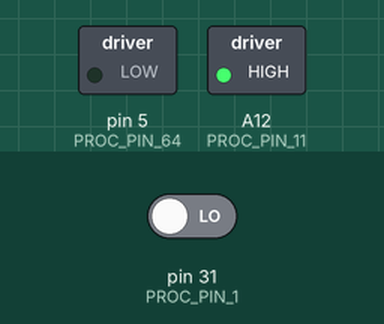
The sketch below on a simulated Arduino Mega 2560, built with avr-gcc and run on an emulated ATmega2560. On the bench: switched loads named in the sketch (green lamp = pin HIGH). Inputs (shaded band) come from the test bench; at power-on: pin 31 (PROC_PIN_1) LOW. What the sketch prints to the serial monitor is not drawn.

Above: at 1.0 s.
At 3.0 s:
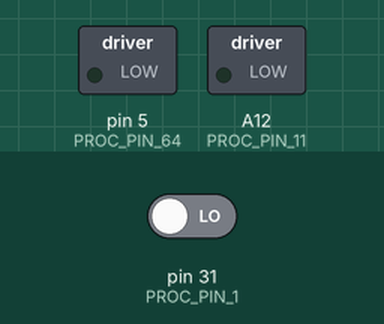
Timing chart, 0 to 5.2 s (numbered marks = the images above):
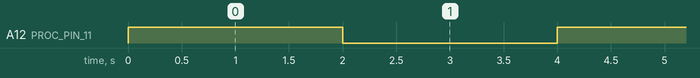

The sketch:

shutdownTest.ino
```cpp
// shutdown test code
#include "SwingForgeMotors.h"

const int sdPin = PROC_PIN_11, rLED = PROC_PIN_64, gLED = PROC_PIN_63, buttPin = PROC_PIN_1;

void setup(){
  pinMode(rLED, OUTPUT);
  digitalWrite(rLED, LOW);

	// begin serial. if button is pressed, wait for serial to connect
	Serial.begin(9600);
	pinMode(buttPin, INPUT);
	if(digitalRead(buttPin)) while(!Serial);

	// confirm awake
	Serial.println("WASSUP");

	// Blink LED 3 times
//	pinMode(gLED, OUTPUT);
//	digitalWrite(gLED, HIGH);
//	delay(500);
//	digitalWrite(gLED, LOW);
//	delay(500);
//	digitalWrite(gLED, HIGH);
//	delay(500);
//	digitalWrite(gLED, LOW);
//	delay(500);
//	digitalWrite(gLED, HIGH);
//	delay(500);
//	digitalWrite(gLED, LOW);

  flash(sdPin, 150);

	// confirm shutting down
	Serial.println("Shutting down, bro.");

	// shut down
	shutdown1();

	// if shutdown failed, report
	delay(500);
	Serial.println("Uh oh. I should have shut down by now.");
}

void loop(){

}

void flash(int pin, int times){
  pinMode(pin, OUTPUT);
  for(int i=0; i<times; i++){
    digitalWrite(pin, HIGH);
    delay(2000);
    digitalWrite(pin, LOW);
    delay(2000);
  }
}

void shutdown1(){
	pinMode(sdPin, OUTPUT);
	digitalWrite(sdPin, LOW);
}
```

SwingForgeMotors.h
```cpp
/* This provides motor control API
It also includes defines to map the processor pins back to Arduino pins


*/

#ifndef SwingForgeMotors_h
#define SwingForgeMotors_h

#include <Arduino.h>

#define PROC_PIN_1  31
#define PROC_PIN_2  26
#define PROC_PIN_9  A10
#define PROC_PIN_10 A11
#define PROC_PIN_11 A12
#define PROC_PIN_12 A13
#define PROC_PIN_18 A14
#define PROC_PIN_26 33
#define PROC_PIN_27 24
#define PROC_PIN_28 3
#define PROC_PIN_29 4
#define PROC_PIN_35 16
#define PROC_PIN_36 17
#define PROC_PIN_37 19
#define PROC_PIN_38 18
#define PROC_PIN_39 0
#define PROC_PIN_40 1
#define PROC_PIN_41 32
#define PROC_PIN_42 25
#define PROC_PIN_43 15
#define PROC_PIN_44 22
#define PROC_PIN_45 23
#define PROC_PIN_46 9
#define PROC_PIN_49 10
#define PROC_PIN_50 13
#define PROC_PIN_51 11
#define PROC_PIN_52 12
#define PROC_PIN_53 28
#define PROC_PIN_54 27
#define PROC_PIN_55 29
#define PROC_PIN_56 30
#define PROC_PIN_57 2
#define PROC_PIN_58 14
#define PROC_PIN_59 7
#define PROC_PIN_60 8
#define PROC_PIN_61 6
#define PROC_PIN_62 20
#define PROC_PIN_63 21
#define PROC_PIN_64 5


void pinDisable(const uint8_t pin);

enum motor_position_e {
	MOTOR_POS_FRONT=0,
	MOTOR_POS_BACK_TOP,
	MOTOR_POS_BACK_BOTTOM,
	MOTOR_POS_SHOULDER_L,
	MOTOR_POS_SHOULDER_R,
	MOTOR_POS_SIDE_L,
	MOTOR_POS_SIDE_R,
    NUM_MOTORS
};


class SFMotor {
	public:
		SFMotor(int16_t pin, motor_position_e pos);
		SFMotor(int16_t pin, motor_position_e pos, bool inverted);
		void init();
		void disable();
		bool setSpeed(int16_t speed);
		bool digitalWrite(bool on);

		bool enabled() 	{return _enabled;}
		int16_t speed() {return _speed;}
		int16_t pin() 	{return _pin;}

	    motor_position_e position;
	private:
	    bool _enabled = false;
	    bool _inverted = false;
	    int16_t _pin;
	    int16_t _speed = 0;
};

#endif
```

Measured:
- by itself, A12 (PROC_PIN_11): alternates HIGH for 2.0 s and LOW for 2.0 s
